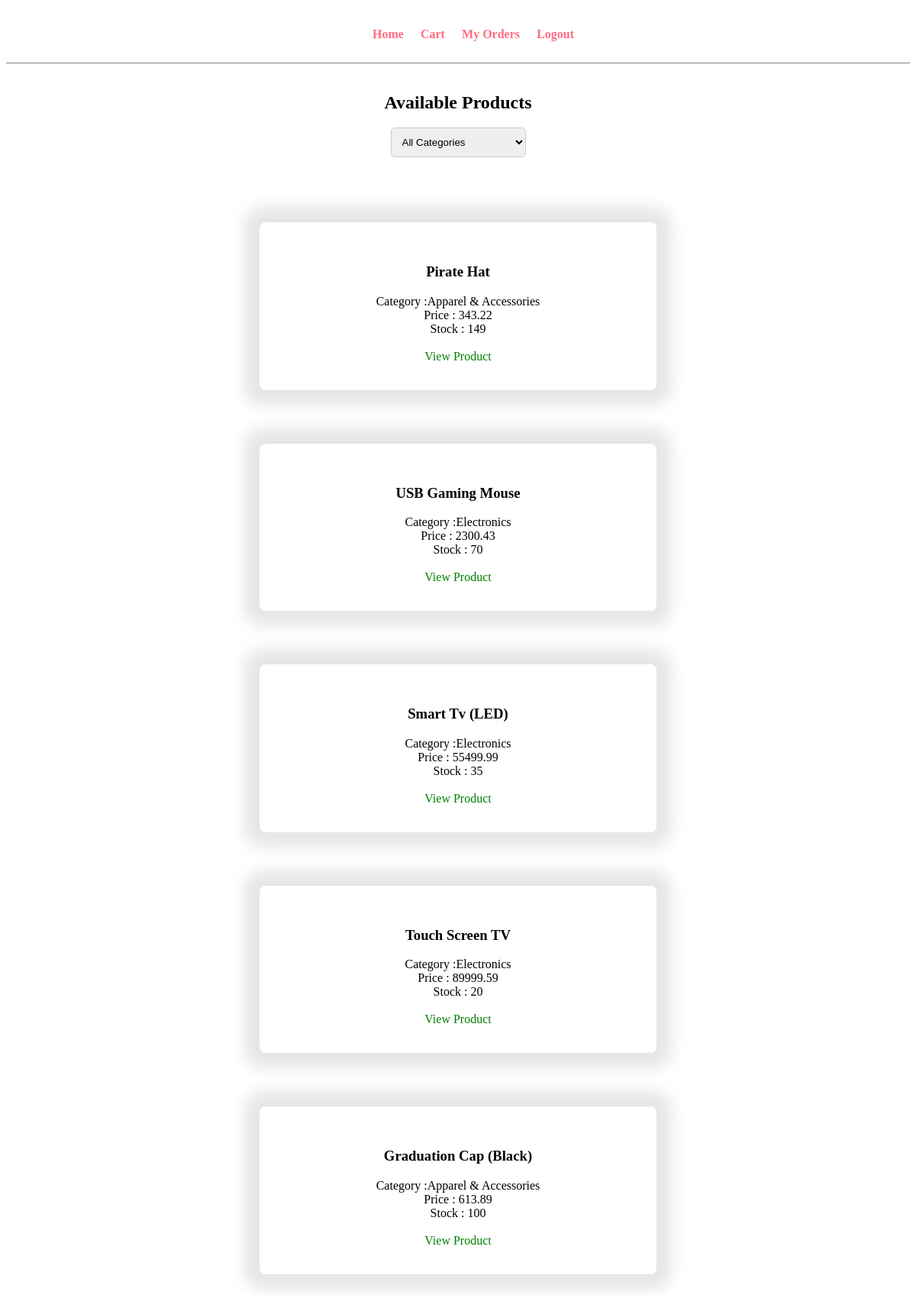
The page /user/products.php (signed in) on the database its author committed.
### tables this page shows
CREATE TABLE `products` (
  `product_id` int(11) NOT NULL,
  `product_name` varchar(150) NOT NULL,
  `category` varchar(100) DEFAULT NULL,
  `price` decimal(10,2) NOT NULL,
  `stock` int(11) NOT NULL,
  `created_at` timestamp NOT NULL DEFAULT current_timestamp()
);

### user/products.php (the view, shortened to what this page needs)
<?php
include("../config/db.php");
if (isset($_GET['category']) && $_GET['category'] != "") {
    $category = mysqli_real_escape_string($conn, $_GET['category']);
    $sql = "SELECT * FROM products WHERE category = '$category'";
} else {
    $sql = "SELECT * FROM products";
}
$res = mysqli_query($conn, $sql);
?>
<!DOCTYPE html>
<html lang="en">
<head>
    <link rel="stylesheet" href="../css/admin.css">
</head>
<body>
    <div class="menu text-center">
        <div class="wrapper">
            <ul>
                <li><a href="home.php">Home</a></li>
                <li><a href="cart.php">Cart</a></li>
                <li><a href="my-orders.php">My Orders</a></li>
                <li><a href="../authentication/logout.php">Logout</a></li>
            </ul>
        </div>
    </div><br>
    <h2 class="text-center">Available Products</h2>
    <form method="GET" class="text-center">
        <select name="category" onchange="this.form.submit()">
            <option value="">All Categories</option>
        </select>
    </form>
    <?php while ($row = mysqli_fetch_assoc($res)) { ?>
        <div class="container">
            <h3><?php echo $row['product_name']; ?></h3>
            Category :<?php echo $row['category']; ?><br>
            Price : <?php echo $row['price']; ?><br>
            Stock : <?php echo $row['stock']; ?><br><br>
            <a href="view-product.php?id=<?php echo $row['product_id']; ?>" class="btn1">View Product</a>
        </div>
        <?php
    }
    ?>
</body>
</html>

### css/admin.css (style rules this page uses)
.menu { border-bottom: 1px solid gray; }
.menu ul { list-style-type: none; }
.menu ul li { display: inline; padding: 1%; }
.menu ul li a { text-decoration: none; font-weight: bold; color: #ff6b81; }
.wrapper { padding: 1%; width: 80%; margin: 0 auto; }
.text-center { text-align: center; }
.container { max-width: 450px; margin: 70px auto; padding: 35px; background-color: #ffffff; border-radius: 8px; box-shadow: 0 0 20px 20px rgba(0, 0, 0, 0.1); text-align: center; }
.container input,select { padding: 10px; margin-bottom: 15px; border: 1px solid #ccc; border-radius: 5px; }
.btn1 { color: green; text-decoration: none; border: none; padding: 10px; border-radius: 5px; cursor: pointer; transition: background 0.3s ease; }

### rows shown on the page
products: product_name "Pirate Hat", category "Apparel & Accessories", price "343.22", stock "149"
products: product_name "USB Gaming Mouse", category "Electronics", price "2300.43", stock "70"
products: product_name "Smart Tv (LED)", category "Electronics", price "55499.99", stock "35"
products: product_name "Touch Screen TV", category "Electronics", price "89999.59", stock "20"
products: product_name "Graduation Cap (Black)", category "Apparel & Accessories", price "613.89", stock "100"
